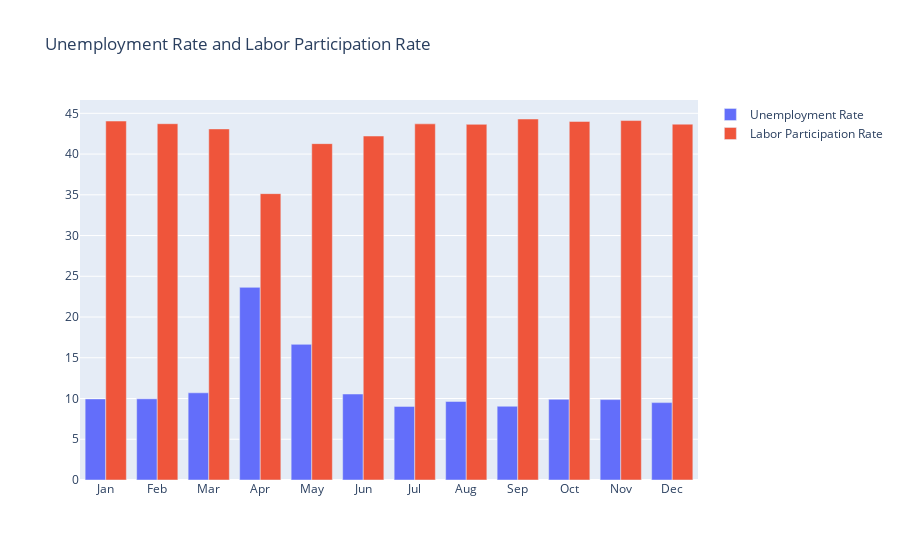

Notebook cell for this chart:
### Code cell
file41 = file1.groupby(['month'])[['Estimated Unemployment Rate', 'Estimated Employed', 'Estimated Labour Participation Rate']].mean()
file41 = pd.DataFrame(file41).reset_index()

month = file41.month
unemployment_rate = file41['Estimated Unemployment Rate']
labor_participation_rate = file41['Estimated Labour Participation Rate']

fig = go.Figure()

fig.add_trace(go.Bar(x=month, y=unemployment_rate, name='Unemployment Rate'))
fig.add_trace(go.Bar(x=month, y=labor_participation_rate, name='Labor Participation Rate'))

fig.update_layout(title='Unemployment Rate and Labor Participation Rate', xaxis={'categoryorder': 'array', 'categoryarray': ['Jan', 'Feb', 'Mar', 'Apr', 'May', 'Jun', 'Jul', 'Aug', 'Sep', 'Oct', 'Nov', 'Dec']})
fig.show()

### Figure 1 — Plotly figure (JSON) as saved in the notebook; plotly's stock layout.template omitted (floating-point values rounded to 4 significant figures)
{"data": [{"name": "Unemployment Rate", "type": "bar", "x": ["Apr", "Aug", "Dec", "Feb", "Jan", "Jul", "Jun", "Mar", "May", "Nov", "Oct", "Sep"], "y": [23.64, 9.638, 9.497, 9.965, 9.951, 9.034, 10.55, 10.7, 16.65, 9.868, 9.901, 9.052]}, {"name": "Labor Participation Rate", "type": "bar", "x": ["Apr", "Aug", "Dec", "Feb", "Jan", "Jul", "Jun", "Mar", "May", "Nov", "Oct", "Sep"], "y": [35.14, 43.65, 43.67, 43.72, 44.05, 43.71, 42.21, 43.08, 41.28, 44.11, 44.0, 44.3]}], "layout": {"title": {"text": "Unemployment Rate and Labor Participation Rate"}, "xaxis": {"categoryarray": ["Jan", "Feb", "Mar", "Apr", "May", "Jun", "Jul", "Aug", "Sep", "Oct", "Nov", "Dec"], "categoryorder": "array"}}}
